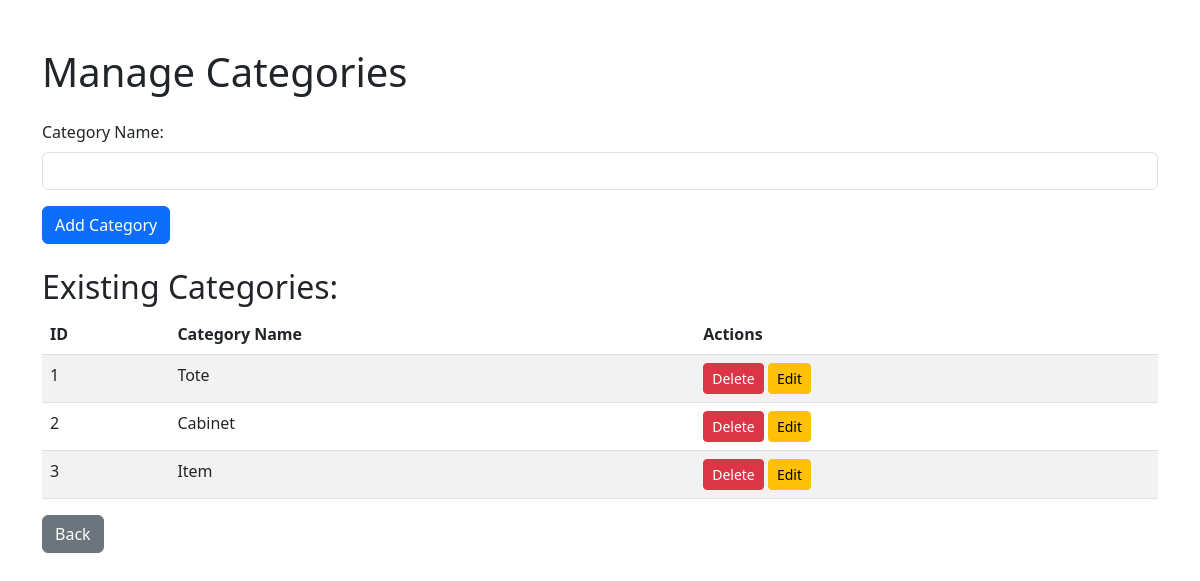
The page /categories on the database as committed earlier.
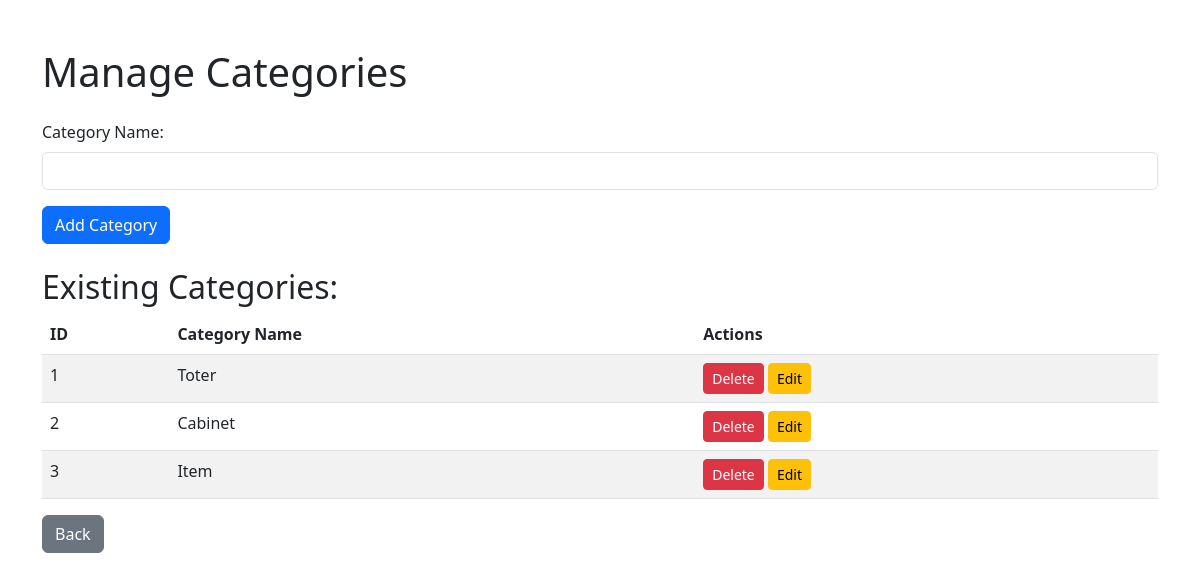
The same page on the database as committed later.
### tables this page shows
CREATE TABLE tblCategories (
    CategoryID INTEGER PRIMARY KEY AUTOINCREMENT,
    CategoryName TEXT NOT NULL
);

### app.py (the view)
@app.route('/categories', methods=['GET', 'POST'])
def categories():
    conn = db_connection()
    cursor = conn.cursor()
    if request.method == 'POST':
        category_name = request.form['category_name']
        cursor.execute('INSERT INTO tblCategories (CategoryName) VALUES (?)', (category_name,))
        conn.commit()
        return redirect(url_for('categories'))
    cursor.execute('SELECT * FROM tblCategories')
    categories = cursor.fetchall()
    conn.close()
    return render_template('categories.html', categories=categories)

### app.py (called while the page is built)
def db_connection():
    conn = sqlite3.connect('inventory.db')
    conn.row_factory = sqlite3.Row
    return conn

### templates/categories.html (shortened to what this page needs)
<!DOCTYPE html>
<html lang="en">
<head>
    <link href="https://cdn.jsdelivr.net/npm/bootstrap@5.3.0/dist/css/bootstrap.min.css" rel="stylesheet">
</head>
<body class="container mt-5">
    <h1 class="mb-4">Manage Categories</h1>
    <form method="post" class="mb-4">
        <div class="mb-3">
            <label for="category_name" class="form-label">Category Name:</label>
            <input type="text" class="form-control" id="category_name" name="category_name" required>
        </div>
        <button type="submit" class="btn btn-primary">Add Category</button>
    </form>
    <h2>Existing Categories:</h2>
    <table class="table table-striped">
        <thead>
            <tr>
                <th>ID</th>
                <th>Category Name</th>
                <th>Actions</th>
            </tr>
        </thead>
        <tbody>
            {% for category in categories %}
                <tr>
                    <td>{{ category.CategoryID }}</td>
                    <td>{{ category.CategoryName }}</td>
                    <td>
                        <form method="post" action="/delete_category/{{ category.CategoryID }}" style="display:inline;">
                            <button type="submit" class="btn btn-danger btn-sm" onclick="return confirm('Are you sure?');">Delete</button>
                        </form>
                        <a href="/edit_category/{{ category.CategoryID }}" class="btn btn-warning btn-sm">Edit</a>
                    </td>
                </tr>
            {% endfor %}
        </tbody>
    </table>
    <a href="/" class="btn btn-secondary">Back</a>
</body>
</html>

Rows that differ between the two databases and show on the page:
changed tblCategories id 1: CategoryName "Tote" → "Toter"
